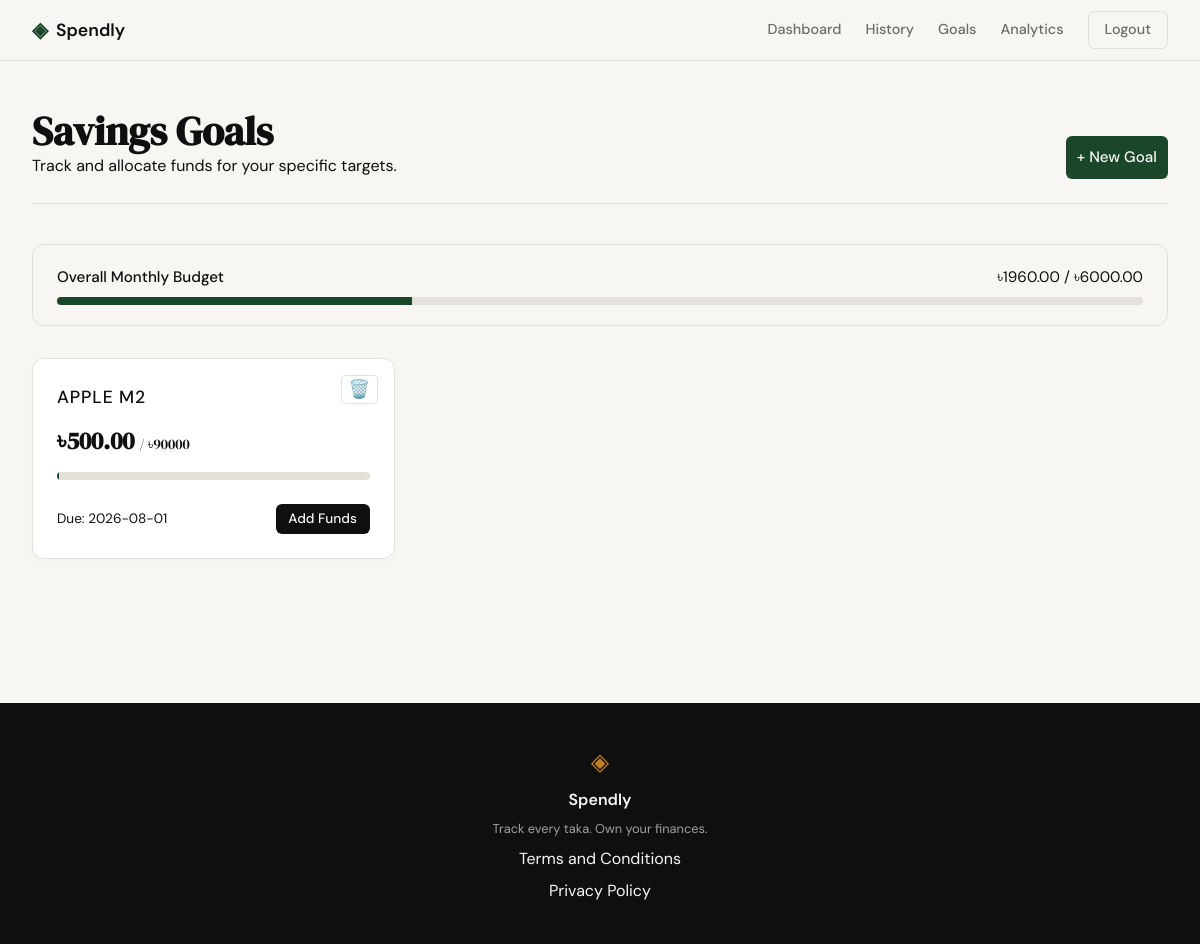
The app's page /goals (signed in) with its own data.
### tables this page shows
CREATE TABLE budgets (
            id INTEGER PRIMARY KEY AUTOINCREMENT,
            user_id INTEGER NOT NULL,
            category_id INTEGER,
            amount REAL NOT NULL,
            month TEXT NOT NULL,
            FOREIGN KEY (user_id) REFERENCES users (id) ON DELETE CASCADE,
            FOREIGN KEY (category_id) REFERENCES categories (id) ON DELETE CASCADE,
            UNIQUE(user_id, category_id, month)
        );

CREATE TABLE goals (
            id INTEGER PRIMARY KEY AUTOINCREMENT,
            user_id INTEGER NOT NULL,
            name TEXT NOT NULL,
            target_amount REAL NOT NULL,
            current_amount REAL DEFAULT 0,
            deadline TEXT,
            FOREIGN KEY(user_id) REFERENCES users(id)
        );

### app/routes/goals.py (the view)
@goals_bp.route('/goals')
def index():
    if 'user_id' not in session:
        return redirect(url_for('auth.login'))
    uid = session['user_id']
    conn = get_db()
    goals = conn.execute("SELECT * FROM goals WHERE user_id = ?", (uid,)).fetchall()
    goals_data = []
    for g in goals:
        progress = 0
        if g['target_amount'] > 0:
            progress = min(100, (g['current_amount'] / g['target_amount']) * 100)
        goal_dict = dict(g)
        goal_dict['progress'] = progress
        goals_data.append(goal_dict)
    curr_month = datetime.now().strftime("%Y-%m")
    budget_row = conn.execute(
        "SELECT amount FROM budgets WHERE user_id=? AND category_id IS NULL AND month=?",
        (uid, curr_month)
    ).fetchone()
    monthly_budget = budget_row["amount"] if budget_row else 0
    cm_expense_row = conn.execute(
        "SELECT COALESCE(SUM(amount), 0) as spent FROM expenses WHERE user_id=? AND strftime('%Y-%m', date)=?",
        (uid, curr_month)
    ).fetchone()
    cm_expense = cm_expense_row['spent']
    budget_used_percent = round(min(100, (cm_expense / monthly_budget) * 100), 1) if monthly_budget > 0 else 0
    return render_template('goals.html', goals=goals_data, monthly_budget=monthly_budget, cm_expense=cm_expense, budget_used_percent=budget_used_percent)

### app/database/connection.py (called while the page is built)
def get_db():
    if 'db' not in g:
        is_postgres = current_app.config.get('IS_POSTGRES', False)
        if is_postgres:
            if not HAS_PSYCHOG2:
                raise ImportError("PostgreSQL is requested but psycopg2 is not installed.")
            conn = psycopg2.connect(current_app.config['DATABASE_URI'])
            g.db = DBConnection(conn, is_postgres=True)
        else:
            conn = sqlite3.connect(current_app.config['DATABASE_SQLITE'])
            conn.row_factory = sqlite3.Row
            g.db = DBConnection(conn, is_postgres=False)
    return g.db

    def execute(self, query, params=None):
        if self.is_postgres:
            query = query.replace('?', '%s')
            query = re.sub(r"strftime\('%Y-%m',\s*(.*?)\)", r"TO_CHAR(\1, 'YYYY-MM')", query)
            query = re.sub(r"strftime\('%w',\s*(.*?)\)", r"(EXTRACT(DOW FROM \1)::int)", query)
            cursor = self.connection.cursor(cursor_factory=RealDictCursor)
        else:
            cursor = self.connection.cursor()
        if params:
            cursor.execute(query, params)
        else:
            cursor.execute(query)
        return cursor

    def close(self):
        self.connection.close()

### app/templates/goals.html (shortened to what this page needs)
{% extends "base.html" %}
{% block content %}
<div class="dash-wrapper">
    <div class="dash-container">
        <header class="dash-header">
            <div class="header-left">
                <h1 class="dash-title">Savings Goals</h1>
                <p class="text-secondary">Track and allocate funds for your specific targets.</p>
            </div>
            <div class="header-right">
                <button class="btn-success" onclick="document.getElementById('addGoalModal').style.display='block'">+
                    New Goal</button>
            </div>
        </header>
        {% if monthly_budget > 0 %}
        <div
            style="background: var(--surface); padding: 1.25rem 1.5rem; border-radius: 12px; border: 1px solid var(--border); margin-bottom: 2rem;">
            <div style="display: flex; justify-content: space-between; margin-bottom: 0.5rem; font-size: 0.95rem;">
                <span style="font-weight: 500;">Overall Monthly Budget</span>
                <span style="color: var(--text-secondary);">৳{{ "%.2f"|format(cm_expense|default(0)) }} / ৳{{
                    "%.2f"|format(monthly_budget) }}</span>
            </div>
            <div class="progress-bar-bg"
                style="width: 100%; height: 8px; background: var(--border); border-radius: 4px; overflow: hidden;">
                <div class="progress-fill"
                    style="width: {{ budget_used_percent }}%; height: 100%; background: {% if budget_used_percent > 90 %}var(--danger){% elif budget_used_percent > 75 %}var(--warning){% else %}var(--primary){% endif %}; transition: width 0.8s ease-out;">
                </div>
            </div>
        </div>
        {% endif %}
        <div class="stats-grid" style="grid-template-columns: repeat(auto-fill, minmax(300px, 1fr));">
            {% for goal in goals %}
            <div class="stat-card" style="position: relative;">
                <form action="{{ url_for('goals.delete_goal', id=goal.id) }}" method="POST" class="inline-form"
                    onsubmit="return confirm('Delete this goal completely?');"
                    style="position: absolute; top: 1rem; right: 1rem;">
                    <button type="submit" class="action-btn delete-btn"
                        style="background: var(--surface); border: 1px solid var(--border);">🗑️</button>
                </form>
                <p class="stat-label" style="font-size: 1.1rem; font-weight: 500; color: var(--text-primary);">{{
                    goal.name }}</p>
                <h2 class="stat-value" style="font-size: 1.5rem; margin: 0.5rem 0;">৳{{
                    "%.2f"|format(goal.current_amount) }} <span
                        style="font-size: 0.9rem; color: var(--text-secondary); font-weight: 400;">/ ৳{{
                        "%.0f"|format(goal.target_amount) }}</span></h2>
                <div class="progress-bar-bg"
                    style="width: 100%; height: 8px; background: var(--border); border-radius: 4px; overflow: hidden; margin-bottom: 1rem;">
                </div>
                <div style="display: flex; justify-content: space-between; align-items: center;">
                    <span class="text-secondary" style="font-size: 0.85rem;">
                        {% if goal.deadline %}Due: {{ goal.deadline }}{% else %}No deadline{% endif %}
                    </span>
                    {% if goal.progress >= 100 %}
                    <span class="trend-up" style="font-weight: 600; font-size: 0.9rem;">Goal Reached! 🎉</span>
                    {% else %}
                    <button class="btn-primary" style="padding: 0.4rem 0.8rem; font-size: 0.85rem;"
                        onclick="openAddFundsModal({{ goal.id }}, '{{ goal.name }}')">Add Funds</button>
                    {% endif %}
                </div>
            </div>
            {% endfor %}
        </div>
    </div>
</div>
{% endblock %}

### app/static/css/style.css (style rules this page uses)
:root { --ink: #0f0f0f; --ink-soft: #2d2d2d; --ink-muted: #6b6b6b; --ink-faint: #a0a0a0; --paper: #f7f6f3; --paper-warm: #f0ede6; --paper-card: #ffffff; --accent: #1a472a; --accent-light: #e8f0eb; --accent-2: #c17f24; --accent-2-light: #fdf3e3; --danger: #c0392b; --danger-light: #fdecea; --border: #e4e1da; --border-soft: #eeebe4; --primary: #1a472a; --success: #1a472a; --warning: #f39c12; --font-display: 'DM Serif Display', Georgia, serif; --font-body: 'DM Sans', system-ui, sans-serif; --max-width: 1200px; --auth-width: 440px; --radius-sm: 6px; --radius-md: 12px; --radius-lg: 20px; }
*, *::before, *::after { box-sizing: border-box; margin: 0; padding: 0; }
html { font-size: 16px; scroll-behavior: smooth; }
body { background: var(--paper); color: var(--ink); font-family: var(--font-body); font-size: 1rem; line-height: 1.6; -webkit-font-smoothing: antialiased; }
.btn-primary { display: inline-block; background: var(--ink); color: var(--paper); padding: 0.65rem 1.5rem; border-radius: var(--radius-sm); font-family: var(--font-body); font-size: 0.9rem; font-weight: 500; cursor: pointer; border: none; transition: background 0.2s; text-decoration: none; }
.dash-wrapper { padding: 3rem 2rem 6rem; min-height: calc(100vh - 60px - 100px); }
.dash-container { max-width: var(--max-width); margin: 0 auto; }
.dash-header { display: flex; justify-content: space-between; align-items: flex-end; margin-bottom: 2.5rem; padding-bottom: 1.5rem; border-bottom: 1px solid var(--border); }
.dash-title { font-family: var(--font-display); font-size: 2.5rem; color: var(--ink); line-height: 1.1; }
.stats-grid { display: grid; grid-template-columns: repeat(auto-fit, minmax(min(100%, 240px), 1fr)); gap: 1.5rem; margin-bottom: 3rem; }
.stat-card { background: var(--paper-card); border: 1px solid var(--border); border-radius: var(--radius-md); padding: 1.5rem; display: flex; flex-direction: column; gap: 0.5rem; box-shadow: 0 4px 15px rgba(0, 0, 0, 0.02); }
.stat-label { font-size: 0.9rem; font-weight: 500; color: var(--ink-muted); text-transform: uppercase; letter-spacing: 0.05em; }
.stat-value { font-family: var(--font-display); font-size: 2.25rem; color: var(--ink); line-height: 1.2; }
.btn-success { display: inline-block; background: var(--accent); color: var(--paper); padding: 0.7rem; border: none; border-radius: var(--radius-sm); font-family: var(--font-body); font-size: 0.95rem; font-weight: 500; cursor: pointer; transition: background 0.2s; }
.action-btn { background: none; border: none; cursor: pointer; font-size: 1.1rem; padding: 0.2rem 0.4rem; border-radius: 4px; transition: background 0.2s; }
.inline-form { margin: 0; padding: 0; display: inline; }

### app/templates/base.html (style rules this page uses)
.progress-fill, .cat-fill { transform-origin: left center !important; animation: fillProgress 1.2s cubic-bezier(0.1, 0.9, 0.2, 1) forwards !important; }

### records on screen
budgets: amount "6000.00"
goals: name "APPLE M2", current_amount "500.00", target_amount "90000", deadline "2026-08-01"

### other values on screen
{{ "%.2f"|format(cm_expense|default(0)) }} "1960.00"
